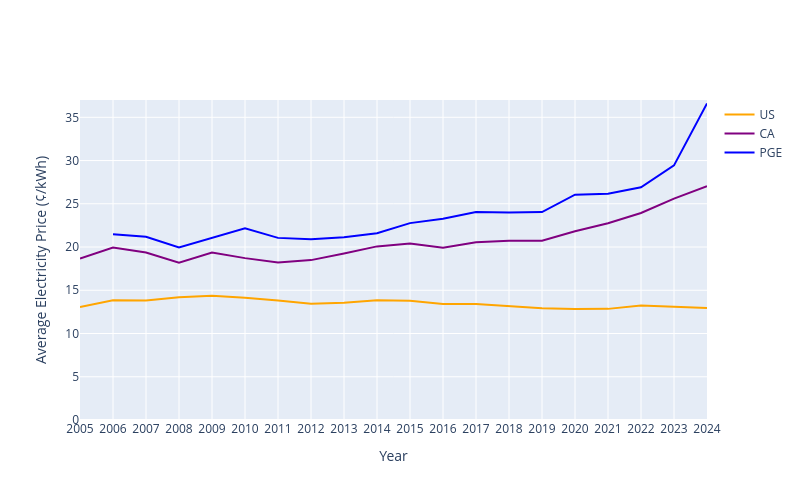

Notebook code for this chart:
### Markdown cell above
## Electricity Price

Compare electricity prices from PG&E to the California and US averages. We can get bundled system average rates from [CPUC Historical Electric Cost Data](https://www.cpuc.ca.gov/industries-and-topics/electrical-energy/electric-costs/historical-electric-cost-data) and we can put PG&E rates in perspective by comparing them with the California and US averages using data from the [US Energy Information Administration's Electricity Data Browser](https://www.eia.gov/electricity/data/browser/).
At the time of writing (March 4, 2026), CPUC had not yet updated their Historical Electric Cost Data to include 2025, so we'll look at prices up until 2024.

Inflation data is collected from [FRED](https://fred.stlouisfed.org/series/CPIAUCNS#).

### Code cell
importlib.reload(data_vis)
df = data_analysis.compile_electricity_rates(data_dir)
fig = data_vis.electricity_rates_scatter(df)
fig.show()

# Write figure
fig.write_image(os.path.join(data_dir, "electricity_rates.png"), scale=5)
fig.write_html(os.path.join(data_dir, "electricity_rates.html"))

### Figure 1 — Plotly figure (JSON) as saved in the notebook; plotly's stock layout.template omitted (floating-point values rounded to 4 significant figures)
{"data": [{"line": {"color": "orange", "width": 2}, "mode": "lines", "name": "US", "type": "scatter", "x": [2005, 2006, 2007, 2008, 2009, 2010, 2011, 2012, 2013, 2014, 2015, 2016, 2017, 2018, 2019, 2020, 2021, 2022, 2023, 2024], "y": [13.07, 13.85, 13.81, 14.19, 14.36, 14.14, 13.81, 13.44, 13.56, 13.83, 13.78, 13.42, 13.41, 13.15, 12.93, 12.84, 12.85, 13.25, 13.05, 12.94]}, {"line": {"color": "purple", "width": 2}, "mode": "lines", "name": "CA", "type": "scatter", "x": [2005, 2006, 2007, 2008, 2009, 2010, 2011, 2012, 2013, 2014, 2015, 2016, 2017, 2018, 2019, 2020, 2021, 2022, 2023, 2024], "y": [18.68, 19.95, 19.37, 18.2, 19.36, 18.72, 18.2, 18.49, 19.26, 20.07, 20.41, 19.91, 20.55, 20.71, 20.72, 21.82, 22.75, 23.93, 25.6, 27.04]}, {"line": {"color": "blue", "width": 2}, "mode": "lines", "name": "PGE", "type": "scatter", "x": [2005, 2006, 2007, 2008, 2009, 2010, 2011, 2012, 2013, 2014, 2015, 2016, 2017, 2018, 2019, 2020, 2021, 2022, 2023, 2024], "y": [NaN, 21.47, 21.18, 19.96, 21.06, 22.15, 21.06, 20.9, 21.14, 21.6, 22.76, 23.26, 24.06, 23.99, 24.05, 26.06, 26.16, 26.9, 29.44, 36.6]}], "layout": {"font": {"size": 12}, "height": 500, "hovermode": "x unified", "title": {"x": 0.5}, "width": 800, "xaxis": {"dtick": "Y2", "range": ["2010-01-01", "2024-01-01"], "tickformat": "%Y", "tickvals": [2005, 2006, 2007, 2008, 2009, 2010, 2011, 2012, 2013, 2014, 2015, 2016, 2017, 2018, 2019, 2020, 2021, 2022, 2023, 2024], "title": {"text": "Year"}}, "yaxis": {"range": [0, 37], "title": {"text": "Average Electricity Price (¢/kWh)"}}}}
